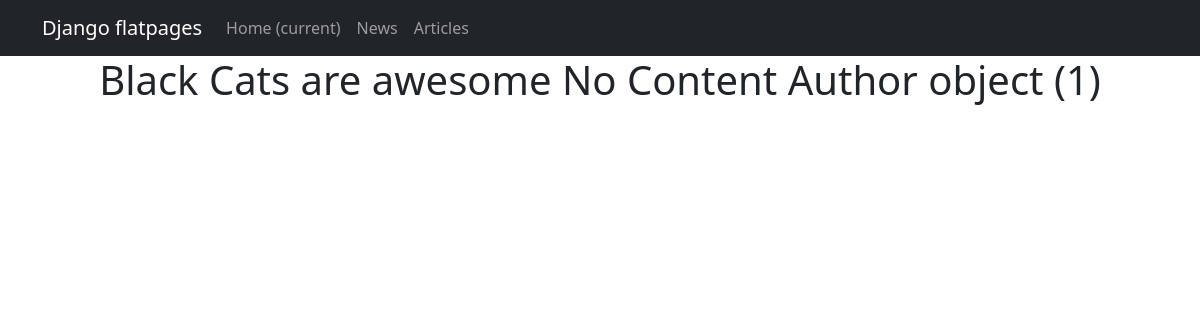
The page /news/2 on the database its author committed.
### news/models.py (models this page shows, shortened)
class Post(models.Model):
    ARTICLE = 'AR'
    NEWS = 'NW'
    POST_CHOICES = [
        ('AR', 'Article'),
        ('NW', 'News')
    ]
    title = models.CharField(max_length=50, unique=True)
    author = models.ForeignKey(Author, on_delete=models.CASCADE)
    type_choice = models.CharField(choices=POST_CHOICES, default='News', max_length=10)
    time_created = models.DateTimeField(auto_now_add=True)
    category = models.ManyToManyField(Category, through='PostCategory')
    content = models.TextField(default='No Content')
    rating = models.IntegerField(default=0)

class Author(models.Model):
    name = models.OneToOneField(User, on_delete=models.CASCADE)
    rating = models.IntegerField(default=0)

### news/views.py (the view)
# urls.py: path('<int:pk>', PostsDetail.as_view())
class PostsDetail(DetailView):
    model = Post
    template_name = 'post.html'
    context_object_name = 'post'

### templates/post.html (shortened to what this page needs)
{% extends 'flatpages/default.html' %}
{% block content %}
<h1>{{ post.title }}
    {{ post.content }}
    {{ post.author }}
</h1>
{% endblock content %}

### rows shown on the page
Post: title "Black Cats are awesome", content "No Content", author "Author object (1)"
